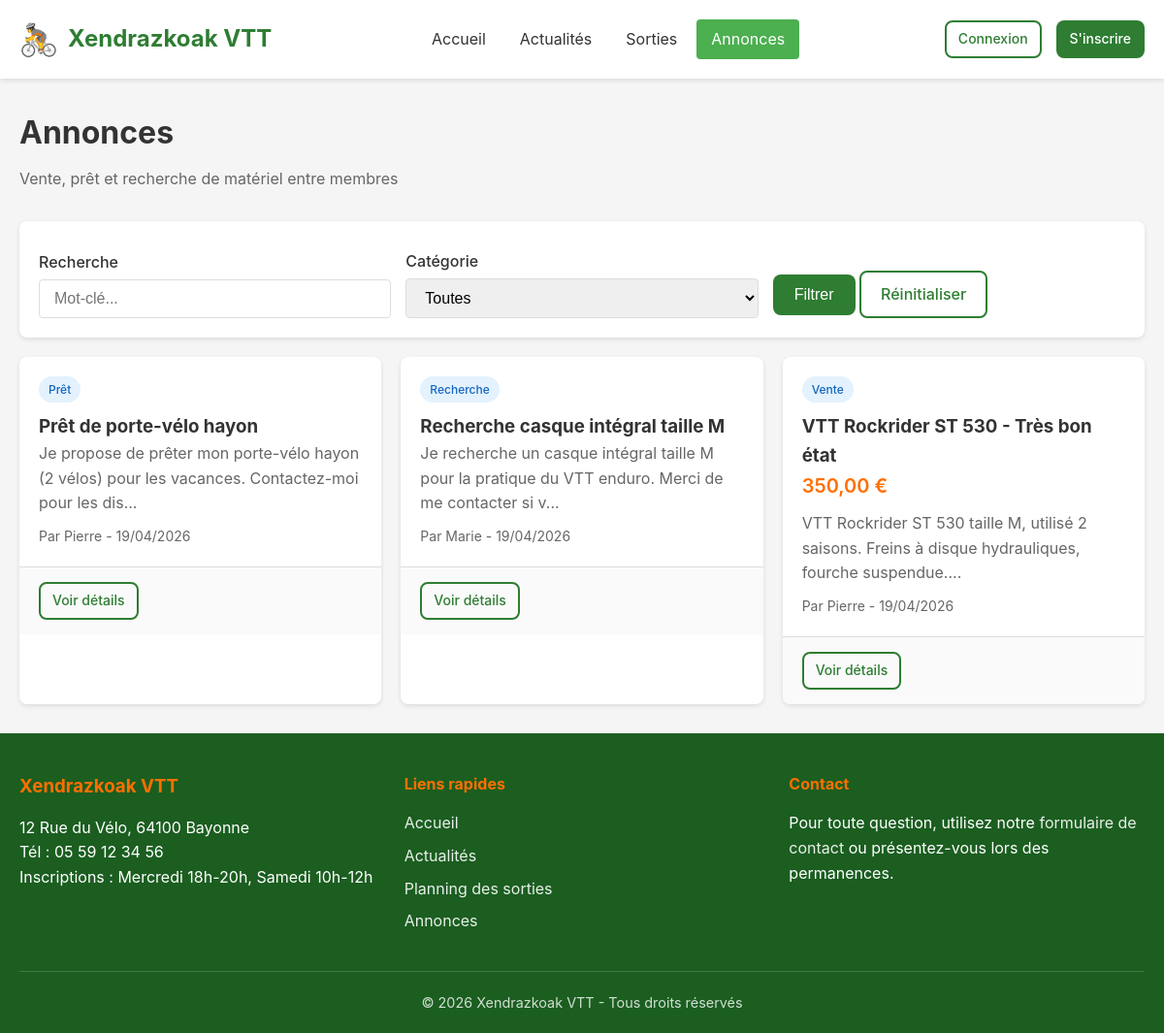
Page /annonces.php on the committed database.
### tables this page shows
CREATE TABLE annonces (
    id INT AUTO_INCREMENT PRIMARY KEY,
    user_id INT NOT NULL,
    categorie_id INT NOT NULL,
    titre VARCHAR(255) NOT NULL,
    prix DECIMAL(10,2) DEFAULT NULL,
    description TEXT DEFAULT NULL,
    statut ENUM('en_attente', 'publiee', 'restreinte', 'archivee') DEFAULT 'en_attente',
    created_at DATETIME DEFAULT CURRENT_TIMESTAMP,
    updated_at DATETIME DEFAULT CURRENT_TIMESTAMP ON UPDATE CURRENT_TIMESTAMP,
    FOREIGN KEY (user_id) REFERENCES users(id) ON DELETE CASCADE,
    FOREIGN KEY (categorie_id) REFERENCES annonce_categories(id) ON DELETE CASCADE
);

CREATE TABLE annonce_categories (
    id INT AUTO_INCREMENT PRIMARY KEY,
    nom VARCHAR(100) NOT NULL UNIQUE
);

CREATE TABLE users (
    id INT AUTO_INCREMENT PRIMARY KEY,
    nom VARCHAR(100) NOT NULL,
    prenom VARCHAR(100) NOT NULL,
    email VARCHAR(255) NOT NULL UNIQUE,
    password_hash VARCHAR(255) NOT NULL,
    age INT NOT NULL,
    responsable_nom_prenom VARCHAR(200) DEFAULT NULL COMMENT 'Obligatoire si age < 18',
    telephone_urgence VARCHAR(20) NOT NULL,
    commentaire TEXT DEFAULT NULL,
    role ENUM('visiteur', 'utilisateur', 'bureau', 'admin') DEFAULT 'utilisateur',
    statut_compte ENUM('en_attente', 'valide', 'refuse', 'desactive') DEFAULT 'en_attente',
    created_at DATETIME DEFAULT CURRENT_TIMESTAMP,
    updated_at DATETIME DEFAULT CURRENT_TIMESTAMP ON UPDATE CURRENT_TIMESTAMP
);

CREATE TABLE club_infos (
    id INT AUTO_INCREMENT PRIMARY KEY,
    nom_club VARCHAR(200) NOT NULL,
    adresse TEXT NOT NULL,
    telephone VARCHAR(20) NOT NULL,
    jours_inscription VARCHAR(255) NOT NULL,
    youtube_url VARCHAR(500) DEFAULT NULL,
    updated_at DATETIME DEFAULT CURRENT_TIMESTAMP ON UPDATE CURRENT_TIMESTAMP
);

### functions.php (called while the page is built, shortened)
<?php
require_once __DIR__ . '/db.php';
function escape($str) {
    return htmlspecialchars($str ?? '', ENT_QUOTES, 'UTF-8');
}
function formatDate($date, $withTime = false) {
    $timestamp = strtotime($date);
    return date('d/m/Y', $timestamp);
}
function formatPrix($prix) {
    return number_format($prix, 2, ',', ' ') . ' €';
}
function truncate($text, $length = 100) {
    return substr($text, 0, $length) . '...';
}
function getClubInfo() {
    $sql = "SELECT * FROM club_infos LIMIT 1";
    return dbFetchOne($sql);
}

### db.php (called while the page is built, shortened)
<?php
function getDB() {
    static $pdo = null;
    if ($pdo !== null) {
        return $pdo;
    }
    try {
        $dsn = "mysql:host=" . DB_HOST . ";dbname=" . DB_NAME . ";charset=" . DB_CHARSET;
        $options = [
            PDO::ATTR_ERRMODE            => PDO::ERRMODE_EXCEPTION,
            PDO::ATTR_DEFAULT_FETCH_MODE => PDO::FETCH_ASSOC,
            PDO::ATTR_EMULATE_PREPARES   => false,
        ];
        $pdo = new PDO($dsn, DB_USER, DB_PASS, $options);
        return $pdo;
    } catch (PDOException $e) {
        if (DEBUG_MODE) {
            die("Erreur de connexion à la base de données : " . $e->getMessage());
        } else {
            die("Erreur de connexion à la base de données. Veuillez réessayer plus tard.");
        }
    }
}
function dbFetchAll($sql, $params = []) {
    $stmt = getDB()->prepare($sql);
    $stmt->execute($params);
    return $stmt->fetchAll();
}
function dbFetchOne($sql, $params = []) {
    $stmt = getDB()->prepare($sql);
    $stmt->execute($params);
    return $stmt->fetch();
}

### annonces.php (the view, shortened to what this page needs)
<?php
require_once __DIR__ . '/header.php';
$user = getCurrentUser();
$search = $_GET['search'] ?? '';
$mesAnnonces = isset($_GET['mes_annonces']) && $user;
$sql = "
    SELECT a.*, c.nom as categorie_nom, u.prenom, u.nom as auteur_nom,
           (SELECT GROUP_CONCAT(image_path) FROM annonce_images WHERE annonce_id = a.id) as images
    FROM annonces a
    JOIN annonce_categories c ON a.categorie_id = c.id
    JOIN users u ON a.user_id = u.id
    WHERE 1=1
";
$params = [];
if ($mesAnnonces) {
    $sql .= " AND a.user_id = ?";
    $params[] = $user['id'];
} else {
    $sql .= " AND a.statut = 'publiee'";
}
$sql .= " ORDER BY a.created_at DESC";
$annonces = dbFetchAll($sql, $params);
?>
<div class="page-header flex flex-between items-center">
    <div>
        <h1><?php echo $mesAnnonces ? 'Mes annonces' : 'Annonces'; ?></h1>
        <p>Vente, prêt et recherche de matériel entre membres</p>
    </div>
</div>
<div class="filters">
    <form method="GET" action="">
        <div class="form-group">
            <label for="search">Recherche</label>
            <input type="text" id="search" name="search" class="form-control"
                   placeholder="Mot-clé..." value="<?php echo escape($search); ?>">
        </div>
        <div class="form-group">
            <label for="categorie">Catégorie</label>
            <select name="categorie" id="categorie" class="form-control">
                <option value="">Toutes</option>
            </select>
        </div>
        <div class="form-group">
            <label>&nbsp;</label>
            <button type="submit" class="btn btn-primary">Filtrer</button>
            <a href="annonces.php<?php echo $mesAnnonces ? '?mes_annonces=1' : ''; ?>" class="btn btn-outline">Réinitialiser</a>
        </div>
    </form>
</div>
<?php if (empty($annonces)): ?>
    <div class="empty-state">
        <div class="icon">🏷️</div>
        <h3>Aucune annonce</h3>
        <p><?php echo $mesAnnonces ? 'Vous n\'avez pas encore créé d\'annonce.' : 'Aucune annonce ne correspond à vos critères.'; ?></p>
        <?php if ($user && isValidated()): ?>
            <a href="annonce_add.php" class="btn btn-primary mt-2">Déposer une annonce</a>
        <?php endif; ?>
    </div>
<?php else: ?>
    <div class="grid grid-auto">
        <?php foreach ($annonces as $annonce): ?>
            <article class="card annonce-card">
                <div class="card-body">
                    <span class="badge badge-info annonce-category"><?php echo escape($annonce['categorie_nom']); ?></span>
                    <h3><?php echo escape($annonce['titre']); ?></h3>
                    <?php if ($annonce['prix']): ?>
                        <div class="annonce-price"><?php echo formatPrix($annonce['prix']); ?></div>
                    <?php endif; ?>
                    <?php if (!empty($annonce['description'])): ?>
                        <p class="text-muted"><?php echo escape(truncate($annonce['description'], 100)); ?></p>
                    <?php endif; ?>
                    <p class="text-muted" style="font-size: 0.875rem; margin-top: 10px;">
                        Par <?php echo escape($annonce['prenom']); ?> - <?php echo formatDate($annonce['created_at']); ?>
                    </p>
                </div>
                <div class="card-footer flex flex-between items-center">
                    <a href="annonce_view.php?id=<?php echo $annonce['id']; ?>" class="btn btn-sm btn-outline">Voir détails</a>
                </div>
            </article>
        <?php endforeach; ?>
    </div>
<?php endif; ?>
<?php require_once __DIR__ . '/footer.php'; ?>

### footer.php (shortened to what this page needs)
        </div>
    </main>
    <footer class="main-footer">
        <div class="container">
            <div class="footer-content">
                <div class="footer-info">
                    <h3><?php echo SITE_NAME; ?></h3>
                    <?php if ($clubInfo): ?>
                        <p><?php echo escape($clubInfo['adresse']); ?></p>
                        <p>Tél : <?php echo escape($clubInfo['telephone']); ?></p>
                        <p>Inscriptions : <?php echo escape($clubInfo['jours_inscription']); ?></p>
                    <?php endif; ?>
                </div>
                <div class="footer-links">
                    <h4>Liens rapides</h4>
                    <ul>
                        <li><a href="index.php">Accueil</a></li>
                        <li><a href="actualites.php">Actualités</a></li>
                        <li><a href="sorties.php">Planning des sorties</a></li>
                        <li><a href="annonces.php">Annonces</a></li>
                    </ul>
                </div>
                <div class="footer-contact">
                    <h4>Contact</h4>
                    <p>Pour toute question, utilisez notre <a href="messages.php">formulaire de contact</a> ou présentez-vous lors des permanences.</p>
                </div>
            </div>
            <div class="footer-bottom">
                <p>&copy; <?php echo date('Y'); ?> <?php echo SITE_NAME; ?> - Tous droits réservés</p>
            </div>
        </div>
    </footer>
</body>
</html>

### css/style.css (style rules this page uses)
*, *::before, *::after { box-sizing: border-box; margin: 0; padding: 0; }
:root { --primary-color: #2e7d32; --primary-dark: #1b5e20; --primary-light: #4caf50; --secondary-color: #ff6f00; --secondary-dark: #e65100; --text-color: #333; --text-light: #666; --bg-color: #f5f5f5; --white: #fff; --border-color: #ddd; --success-color: #4caf50; --error-color: #f44336; --warning-color: #ff9800; --info-color: #2196f3; --shadow: 0 2px 5px rgba(0,0,0,0.1); --shadow-lg: 0 5px 15px rgba(0,0,0,0.15); --radius: 8px; --radius-sm: 4px; }
body { font-family: -apple-system, BlinkMacSystemFont, 'Segoe UI', Roboto, Oxygen, Ubuntu, sans-serif; font-size: 16px; line-height: 1.6; color: var(--text-color); background-color: var(--bg-color); min-height: 100vh; display: flex; flex-direction: column; }
a { color: var(--primary-color); text-decoration: none; }
.container { width: 100%; max-width: 1200px; margin: 0 auto; padding: 0 20px; }
.main-footer { background: var(--primary-dark); color: var(--white); padding: 40px 0 20px; margin-top: auto; }
.footer-content { display: grid; grid-template-columns: repeat(auto-fit, minmax(250px, 1fr)); gap: 30px; margin-bottom: 30px; }
.footer-info h3, .footer-links h4, .footer-contact h4 { margin-bottom: 15px; color: var(--secondary-color); }
.footer-links ul { list-style: none; }
.footer-links li { margin-bottom: 8px; }
.footer-links a, .footer-contact a { color: var(--white); opacity: 0.9; }
.footer-bottom { text-align: center; padding-top: 20px; border-top: 1px solid rgba(255,255,255,0.2); font-size: 0.9rem; opacity: 0.8; }
.btn { display: inline-block; padding: 10px 20px; font-size: 1rem; font-weight: 500; text-align: center; border: 2px solid transparent; border-radius: var(--radius); cursor: pointer; transition: all 0.2s; }
.btn-primary { background: var(--primary-color); color: var(--white); }
.btn-outline { background: transparent; border-color: var(--primary-color); color: var(--primary-color); }
.btn-sm { padding: 6px 12px; font-size: 0.875rem; }
.form-group { margin-bottom: 20px; }
.form-group label { display: block; margin-bottom: 5px; font-weight: 500; }
.form-control { width: 100%; padding: 10px 15px; font-size: 1rem; border: 1px solid var(--border-color); border-radius: var(--radius-sm); transition: border-color 0.2s, box-shadow 0.2s; }
select.form-control { cursor: pointer; }
.card { background: var(--white); border-radius: var(--radius); box-shadow: var(--shadow); overflow: hidden; }
.card-body { padding: 20px; }
.card-footer { padding: 15px 20px; border-top: 1px solid var(--border-color); background: #fafafa; }
.badge { display: inline-block; padding: 4px 10px; font-size: 0.75rem; font-weight: 500; border-radius: 20px; }
.badge-info { background: #e3f2fd; color: #1565c0; }
.page-header { margin-bottom: 30px; }
.page-header h1 { font-size: 2rem; margin-bottom: 10px; }
.page-header p { color: var(--text-light); }
.grid { display: grid; gap: 20px; }
.grid-auto { grid-template-columns: repeat(auto-fill, minmax(300px, 1fr)); }
.annonce-card .annonce-category { margin-bottom: 10px; }
.annonce-card .annonce-price { font-size: 1.25rem; font-weight: 600; color: var(--secondary-color); margin-bottom: 10px; }
.filters { background: var(--white); padding: 20px; border-radius: var(--radius); box-shadow: var(--shadow); margin-bottom: 20px; }
.filters form { display: flex; flex-wrap: wrap; gap: 15px; align-items: flex-end; }
.filters .form-group { margin-bottom: 0; flex: 1; min-width: 150px; }
.text-muted { color: var(--text-light); }
.flex { display: flex; }
.flex-between { justify-content: space-between; }
.items-center { align-items: center; }

### rows in the picture
annonces: categorie.nom "Prêt", titre "Prêt de porte-vélo hayon", description "Je propose de prêter mon porte-vélo hayon (2 vélos) pour les vacances. Contactez-moi pour les dis...", user.prenom "Pierre", created_at "19/04/2026"
annonces: categorie.nom "Recherche", titre "Recherche casque intégral taille M", description "Je recherche un casque intégral taille M pour la pratique du VTT enduro. Merci de me contacter si v...", user.prenom "Marie", created_at "19/04/2026"
annonces: categorie.nom "Vente", titre "VTT Rockrider ST 530 - Très bon état", prix "350,00 €", description "VTT Rockrider ST 530 taille M, utilisé 2 saisons. Freins à disque hydrauliques, fourche suspendue....", user.prenom "Pierre", created_at "19/04/2026"
club_infos: adresse "12 Rue du Vélo, 64100 Bayonne", telephone "05 59 12 34 56", jours_inscription "Mercredi 18h-20h, Samedi 10h-12h"

### other values in the picture
SITE_NAME "Xendrazkoak VTT"
